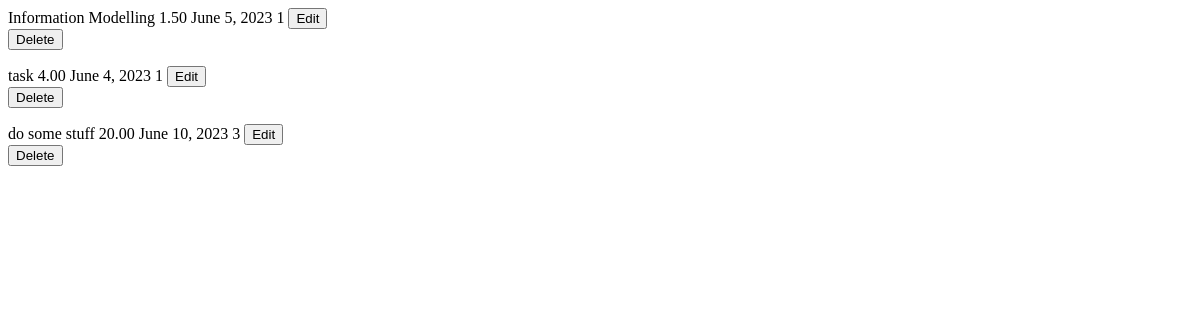
/task, run on an earlier commit of the app's database.
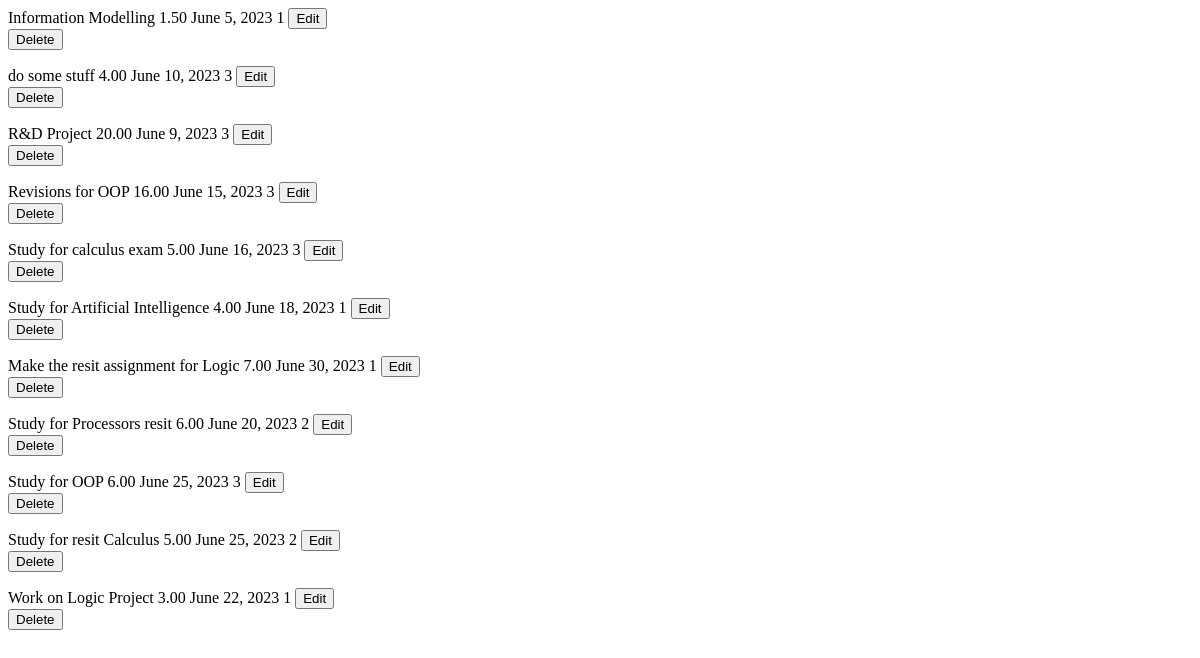
And on a later commit of the database.
### playground/models.py (models this page shows)
class Task (models.Model):
    name = models.CharField(max_length=50)
    expected_time = models.DecimalField(decimal_places=2, max_digits=4)
    date = models.DateField()
    importancy_level = models.PositiveSmallIntegerField(choices=(
        (1,"Low"),
        (2,"Middle"),
        (3,"High"),
    ))

### playground/views.py (the view)
# urls.py: path('task', views.task_list, name='task_list'),#Task
def task_list(request):
    return render(request, 'task_list.html', {
        'task_list': Task.objects.all(),  # Update the key to 'task_list'
    })

### playground/templates/task_list.html (shortened to what this page needs)
{% for task in task_list %}
<tr id="task-{{ task.pk }}" class="task-row">
  <td>{{ task.name }}</td>
  <td>{{ task.expected_time }}</td>
  <td>{{ task.date }}</td>
  <td>{{ task.importancy_level }}</td>
  <td>
    <button class="btn btn-primary btn-sm" hx-get="{% url 'edit_task' pk=task.pk %}" hx-target="#dialog">Edit</button>
  </td>
  <td>
    <form hx-post="{% url 'remove_task' pk=task.id %}" hx-swap="outerHTML" hx-target="#task-{{ task.id }}">
        <button type="submit" class="btn btn-danger btn-sm">Delete</button>
    </form>
</td>
</tr>
{% endfor %}

What changed in the data, as far as the page shows it:
removed Task: name "task", expected_time "4.00", date "June 4, 2023", importancy_level "1"
changed Task "do some stuff": expected_time "20.00" → "4.00"
added Task: name "R&D Project", expected_time "20.00", date "June 9, 2023", importancy_level "3"
added Task: name "Revisions for OOP", expected_time "16.00", date "June 15, 2023", importancy_level "3"
added Task: name "Study for calculus exam", expected_time "5.00", date "June 16, 2023", importancy_level "3"
added Task: name "Study for Artificial Intelligence", expected_time "4.00", date "June 18, 2023", importancy_level "1"
added Task: name "Make the resit assignment for Logic", expected_time "7.00", date "June 30, 2023", importancy_level "1"
added Task: name "Study for Processors resit", expected_time "6.00", date "June 20, 2023", importancy_level "2"
added Task: name "Study for OOP", expected_time "6.00", date "June 25, 2023", importancy_level "3"
added Task: name "Study for resit Calculus", expected_time "5.00", date "June 25, 2023", importancy_level "2"
added Task: name "Work on Logic Project", expected_time "3.00", date "June 22, 2023", importancy_level "1"
